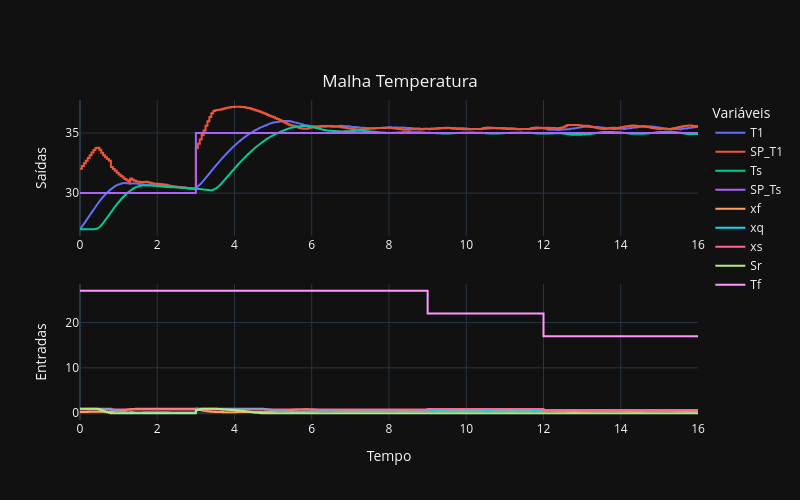
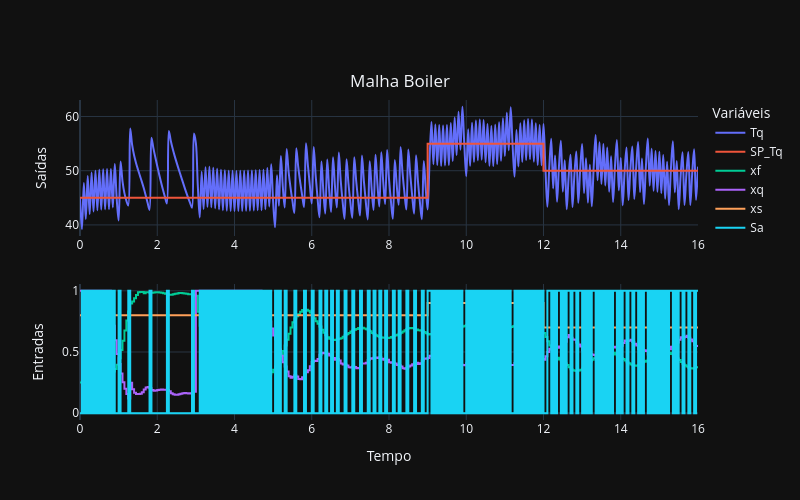

The cell these charts' notebook holds for them, in order:
### Code cell
# Sa, xf, xq,xs, Tf,Td,Tinf,Fd,Sr
Ta = 27 #temperatura ambiente
UT = np.array([# Time, SPTq, SPh, SP_T1,   xs,    Tf,   Td,  Tinf, Fd, Sr
              [  0  ,    45,  90,    30,  0.8,    Ta,    Ta,    Ta,  0, 0],
              [  3  ,    45,  90,    35,  0.8,    Ta,    Ta,    Ta,  0, 0],
              [  9  ,    55,  90,    35,  0.9,    Ta-5,  Ta,    Ta,  0, 0],
              [  12 ,    50,  90,    35,  0.7,    Ta-10, Ta,    Ta,  0, 0],
              [  16 ,    45,  90,    35,  0.8,    Ta,    Ta,    Ta,  0, 0]
    
])
'''
 # malhas de controle
    #                     0   1    2   3
    #                    Tq,  h ,  T1, Ts
Kp      = np.array([ 1, 0.3,  0.6,    1])
Ti      = np.array([ 1, 0.8,  1.5,  0.8])
Td      = np.array([ 1, 0.0, 0.0,    0.])
b       = np.array([ 1, 1.0, 0.7,   0.6])
c       = np.array([ 0,   0,   0.0,   0])
'''
TT_c, YY_c, UU_c = Simulacao_MF_cascata(ModelagemSistema, np.array([45,90]+50*[Ta]), UT, 0.05)

### Figure 1 — Plotly figure (JSON) as saved in the notebook; plotly's stock layout.template omitted (floating-point values rounded to 4 significant figures; data arrays with more than 128 entries replaced by an {"elided": "..."} marker saying what was removed)
{"data": [{"line": {"shape": "spline"}, "name": "T1", "type": "scatter", "x": {"elided": "321 float values"}, "xaxis": "x", "y": {"elided": "321 float values"}, "yaxis": "y"}, {"line": {"shape": "hv"}, "name": "SP_T1", "type": "scatter", "x": {"elided": "321 float values"}, "xaxis": "x", "y": {"elided": "321 float values"}, "yaxis": "y"}, {"line": {"shape": "spline"}, "name": "Ts", "type": "scatter", "x": {"elided": "321 float values"}, "xaxis": "x", "y": {"elided": "321 float values"}, "yaxis": "y"}, {"line": {"shape": "hv"}, "name": "SP_Ts", "type": "scatter", "x": {"elided": "321 float values"}, "xaxis": "x", "y": {"elided": "321 float values"}, "yaxis": "y"}, {"line": {"shape": "hv"}, "name": "xf", "type": "scatter", "x": {"elided": "321 float values"}, "xaxis": "x2", "y": {"elided": "321 float values"}, "yaxis": "y2"}, {"line": {"shape": "hv"}, "name": "xq", "type": "scatter", "x": {"elided": "321 float values"}, "xaxis": "x2", "y": {"elided": "321 float values"}, "yaxis": "y2"}, {"line": {"shape": "hv"}, "name": "xs", "type": "scatter", "x": {"elided": "321 float values"}, "xaxis": "x2", "y": {"elided": "321 float values"}, "yaxis": "y2"}, {"line": {"shape": "hv"}, "name": "Sr", "type": "scatter", "x": {"elided": "321 float values"}, "xaxis": "x2", "y": {"elided": "321 float values"}, "yaxis": "y2"}, {"line": {"shape": "hv"}, "name": "Tf", "type": "scatter", "x": {"elided": "321 float values"}, "xaxis": "x2", "y": {"elided": "321 float values"}, "yaxis": "y2"}], "layout": {"height": 500, "legend": {"title": {"text": "Variáveis"}}, "title": {"text": "Malha Temperatura", "x": 0.5, "xanchor": "center", "y": 0.85, "yanchor": "top"}, "width": 800, "xaxis": {"anchor": "y", "domain": [0, 1], "matches": "x"}, "xaxis2": {"anchor": "y2", "domain": [0, 1], "matches": "x", "title": {"text": "Tempo"}}, "yaxis": {"anchor": "x", "domain": [0.575, 1], "title": {"text": "Saídas"}}, "yaxis2": {"anchor": "x2", "domain": [0, 0.425], "title": {"text": "Entradas"}}}}

### Figure 2 — Plotly figure (JSON) as saved in the notebook; plotly's stock layout.template omitted (floating-point values rounded to 4 significant figures; data arrays with more than 128 entries replaced by an {"elided": "..."} marker saying what was removed)
{"data": [{"line": {"shape": "spline"}, "name": "Tq", "type": "scatter", "x": {"elided": "321 float values"}, "xaxis": "x", "y": {"elided": "321 float values"}, "yaxis": "y"}, {"line": {"shape": "hv"}, "name": "SP_Tq", "type": "scatter", "x": {"elided": "321 float values"}, "xaxis": "x", "y": {"elided": "321 float values"}, "yaxis": "y"}, {"line": {"shape": "hv"}, "name": "xf", "type": "scatter", "x": {"elided": "321 float values"}, "xaxis": "x2", "y": {"elided": "321 float values"}, "yaxis": "y2"}, {"line": {"shape": "hv"}, "name": "xq", "type": "scatter", "x": {"elided": "321 float values"}, "xaxis": "x2", "y": {"elided": "321 float values"}, "yaxis": "y2"}, {"line": {"shape": "hv"}, "name": "xs", "type": "scatter", "x": {"elided": "321 float values"}, "xaxis": "x2", "y": {"elided": "321 float values"}, "yaxis": "y2"}, {"line": {"shape": "hv"}, "name": "Sa", "type": "scatter", "x": {"elided": "321 float values"}, "xaxis": "x2", "y": {"elided": "321 float values"}, "yaxis": "y2"}], "layout": {"height": 500, "legend": {"title": {"text": "Variáveis"}}, "title": {"text": "Malha Boiler", "x": 0.5, "xanchor": "center", "y": 0.85, "yanchor": "top"}, "width": 800, "xaxis": {"anchor": "y", "domain": [0, 1], "matches": "x"}, "xaxis2": {"anchor": "y2", "domain": [0, 1], "matches": "x", "title": {"text": "Tempo"}}, "yaxis": {"anchor": "x", "domain": [0.575, 1], "title": {"text": "Saídas"}}, "yaxis2": {"anchor": "x2", "domain": [0, 0.425], "title": {"text": "Entradas"}}}}
